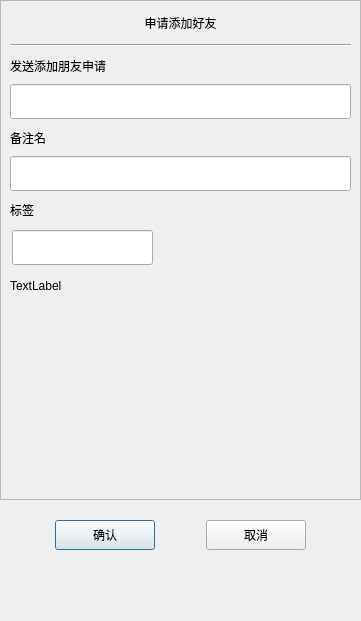
<?xml version="1.0" encoding="UTF-8"?>
<ui version="4.0">
 <class>ApplyFriend</class>
 <widget class="QDialog" name="ApplyFriend">
  <property name="geometry">
   <rect>
    <x>0</x>
    <y>0</y>
    <width>361</width>
    <height>621</height>
   </rect>
  </property>
  <property name="minimumSize">
   <size>
    <width>361</width>
    <height>621</height>
   </size>
  </property>
  <property name="maximumSize">
   <size>
    <width>361</width>
    <height>621</height>
   </size>
  </property>
  <property name="windowTitle">
   <string>Dialog</string>
  </property>
  <layout class="QVBoxLayout" name="verticalLayout">
   <property name="spacing">
    <number>0</number>
   </property>
   <property name="leftMargin">
    <number>0</number>
   </property>
   <property name="topMargin">
    <number>0</number>
   </property>
   <property name="rightMargin">
    <number>0</number>
   </property>
   <property name="bottomMargin">
    <number>0</number>
   </property>
   <item>
    <widget class="QScrollArea" name="scrollArea">
     <property name="minimumSize">
      <size>
       <width>0</width>
       <height>500</height>
      </size>
     </property>
     <property name="widgetResizable">
      <bool>true</bool>
     </property>
     <widget class="QWidget" name="scrollcontent">
      <property name="geometry">
       <rect>
        <x>0</x>
        <y>0</y>
        <width>359</width>
        <height>498</height>
       </rect>
      </property>
      <layout class="QVBoxLayout" name="verticalLayout_6">
       <property name="spacing">
        <number>0</number>
       </property>
       <property name="leftMargin">
        <number>0</number>
       </property>
       <property name="rightMargin">
        <number>0</number>
       </property>
       <item>
        <widget class="QLabel" name="apply_lb">
         <property name="minimumSize">
          <size>
           <width>0</width>
           <height>25</height>
          </size>
         </property>
         <property name="maximumSize">
          <size>
           <width>16777215</width>
           <height>25</height>
          </size>
         </property>
         <property name="text">
          <string>申请添加好友</string>
         </property>
         <property name="alignment">
          <set>Qt::AlignmentFlag::AlignCenter</set>
         </property>
        </widget>
       </item>
       <item>
        <widget class="QWidget" name="apply_wid" native="true">
         <layout class="QVBoxLayout" name="verticalLayout_2">
          <item>
           <widget class="Line" name="h_line">
            <property name="orientation">
             <enum>Qt::Orientation::Horizontal</enum>
            </property>
           </widget>
          </item>
          <item>
           <widget class="QLabel" name="label">
            <property name="minimumSize">
             <size>
              <width>0</width>
              <height>25</height>
             </size>
            </property>
            <property name="maximumSize">
             <size>
              <width>16777215</width>
              <height>25</height>
             </size>
            </property>
            <property name="text">
             <string>发送添加朋友申请</string>
            </property>
           </widget>
          </item>
          <item>
           <widget class="CustomizeEdit" name="name_ed">
            <property name="minimumSize">
             <size>
              <width>0</width>
              <height>35</height>
             </size>
            </property>
            <property name="maximumSize">
             <size>
              <width>16777215</width>
              <height>35</height>
             </size>
            </property>
           </widget>
          </item>
          <item>
           <widget class="QLabel" name="label_2">
            <property name="minimumSize">
             <size>
              <width>0</width>
              <height>25</height>
             </size>
            </property>
            <property name="maximumSize">
             <size>
              <width>16777215</width>
              <height>25</height>
             </size>
            </property>
            <property name="text">
             <string>备注名</string>
            </property>
           </widget>
          </item>
          <item>
           <widget class="CustomizeEdit" name="back_ed">
            <property name="minimumSize">
             <size>
              <width>0</width>
              <height>35</height>
             </size>
            </property>
            <property name="maximumSize">
             <size>
              <width>16777215</width>
              <height>35</height>
             </size>
            </property>
           </widget>
          </item>
          <item>
           <widget class="QLabel" name="label_3">
            <property name="minimumSize">
             <size>
              <width>0</width>
              <height>25</height>
             </size>
            </property>
            <property name="maximumSize">
             <size>
              <width>16777215</width>
              <height>25</height>
             </size>
            </property>
            <property name="text">
             <string>标签</string>
            </property>
           </widget>
          </item>
          <item>
           <widget class="QWidget" name="lb_group_wid" native="true">
            <property name="minimumSize">
             <size>
              <width>0</width>
              <height>50</height>
             </size>
            </property>
            <layout class="QVBoxLayout" name="verticalLayout_4">
             <property name="spacing">
              <number>0</number>
             </property>
             <property name="leftMargin">
              <number>0</number>
             </property>
             <property name="topMargin">
              <number>0</number>
             </property>
             <property name="rightMargin">
              <number>0</number>
             </property>
             <property name="bottomMargin">
              <number>0</number>
             </property>
             <item>
              <widget class="QWidget" name="gridWidget" native="true">
               <property name="minimumSize">
                <size>
                 <width>0</width>
                 <height>40</height>
                </size>
               </property>
               <property name="maximumSize">
                <size>
                 <width>16777215</width>
                 <height>40</height>
                </size>
               </property>
               <widget class="CustomizeEdit" name="lb_ed">
                <property name="geometry">
                 <rect>
                  <x>2</x>
                  <y>2</y>
                  <width>141</width>
                  <height>35</height>
                 </rect>
                </property>
                <property name="maximumSize">
                 <size>
                  <width>16777215</width>
                  <height>35</height>
                 </size>
                </property>
               </widget>
              </widget>
             </item>
             <item>
              <widget class="QWidget" name="input_tip_wid" native="true">
               <property name="minimumSize">
                <size>
                 <width>0</width>
                 <height>35</height>
                </size>
               </property>
               <layout class="QVBoxLayout" name="verticalLayout_5">
                <property name="spacing">
                 <number>0</number>
                </property>
                <property name="leftMargin">
                 <number>0</number>
                </property>
                <property name="topMargin">
                 <number>0</number>
                </property>
                <property name="rightMargin">
                 <number>0</number>
                </property>
                <property name="bottomMargin">
                 <number>0</number>
                </property>
                <item>
                 <widget class="ClickedOnceLabel" name="tip_lb">
                  <property name="text">
                   <string>TextLabel</string>
                  </property>
                  <property name="alignment">
                   <set>Qt::AlignmentFlag::AlignLeading|Qt::AlignmentFlag::AlignLeft|Qt::AlignmentFlag::AlignVCenter</set>
                  </property>
                 </widget>
                </item>
               </layout>
              </widget>
             </item>
            </layout>
           </widget>
          </item>
          <item>
           <widget class="QWidget" name="widget" native="true">
            <property name="minimumSize">
             <size>
              <width>0</width>
              <height>60</height>
             </size>
            </property>
            <property name="maximumSize">
             <size>
              <width>16777215</width>
              <height>16777215</height>
             </size>
            </property>
            <layout class="QHBoxLayout" name="horizontalLayout">
             <property name="leftMargin">
              <number>0</number>
             </property>
             <property name="topMargin">
              <number>0</number>
             </property>
             <property name="rightMargin">
              <number>0</number>
             </property>
             <property name="bottomMargin">
              <number>0</number>
             </property>
             <item>
              <widget class="QWidget" name="lb_list" native="true">
               <property name="minimumSize">
                <size>
                 <width>287</width>
                 <height>50</height>
                </size>
               </property>
               <property name="maximumSize">
                <size>
                 <width>287</width>
                 <height>16777215</height>
                </size>
               </property>
              </widget>
             </item>
             <item>
              <widget class="QWidget" name="more_lb_wid" native="true">
               <property name="minimumSize">
                <size>
                 <width>30</width>
                 <height>0</height>
                </size>
               </property>
               <property name="maximumSize">
                <size>
                 <width>30</width>
                 <height>16777215</height>
                </size>
               </property>
               <layout class="QVBoxLayout" name="verticalLayout_3">
                <property name="leftMargin">
                 <number>2</number>
                </property>
                <property name="topMargin">
                 <number>2</number>
                </property>
                <property name="rightMargin">
                 <number>2</number>
                </property>
                <property name="bottomMargin">
                 <number>2</number>
                </property>
                <item>
                 <spacer name="verticalSpacer_2">
                  <property name="orientation">
                   <enum>Qt::Orientation::Vertical</enum>
                  </property>
                  <property name="sizeHint" stdset="0">
                   <size>
                    <width>20</width>
                    <height>40</height>
                   </size>
                  </property>
                 </spacer>
                </item>
                <item>
                 <widget class="ClickedOnceLabel" name="more_lb">
                  <property name="minimumSize">
                   <size>
                    <width>25</width>
                    <height>25</height>
                   </size>
                  </property>
                  <property name="maximumSize">
                   <size>
                    <width>25</width>
                    <height>25</height>
                   </size>
                  </property>
                  <property name="text">
                   <string/>
                  </property>
                 </widget>
                </item>
                <item>
                 <spacer name="verticalSpacer_4">
                  <property name="orientation">
                   <enum>Qt::Orientation::Vertical</enum>
                  </property>
                  <property name="sizeType">
                   <enum>QSizePolicy::Policy::Fixed</enum>
                  </property>
                  <property name="sizeHint" stdset="0">
                   <size>
                    <width>20</width>
                    <height>60</height>
                   </size>
                  </property>
                 </spacer>
                </item>
               </layout>
              </widget>
             </item>
            </layout>
           </widget>
          </item>
         </layout>
        </widget>
       </item>
      </layout>
     </widget>
    </widget>
   </item>
   <item>
    <spacer name="verticalSpacer_3">
     <property name="orientation">
      <enum>Qt::Orientation::Vertical</enum>
     </property>
     <property name="sizeType">
      <enum>QSizePolicy::Policy::Fixed</enum>
     </property>
     <property name="sizeHint" stdset="0">
      <size>
       <width>20</width>
       <height>10</height>
      </size>
     </property>
    </spacer>
   </item>
   <item>
    <widget class="QWidget" name="apply_sure_wid" native="true">
     <property name="minimumSize">
      <size>
       <width>0</width>
       <height>50</height>
      </size>
     </property>
     <layout class="QHBoxLayout" name="horizontalLayout_2">
      <item>
       <spacer name="horizontalSpacer">
        <property name="orientation">
         <enum>Qt::Orientation::Horizontal</enum>
        </property>
        <property name="sizeHint" stdset="0">
         <size>
          <width>39</width>
          <height>20</height>
         </size>
        </property>
       </spacer>
      </item>
      <item>
       <widget class="QPushButton" name="sure_btn">
        <property name="minimumSize">
         <size>
          <width>100</width>
          <height>30</height>
         </size>
        </property>
        <property name="maximumSize">
         <size>
          <width>100</width>
          <height>30</height>
         </size>
        </property>
        <property name="text">
         <string>确认</string>
        </property>
       </widget>
      </item>
      <item>
       <spacer name="horizontalSpacer_3">
        <property name="orientation">
         <enum>Qt::Orientation::Horizontal</enum>
        </property>
        <property name="sizeHint" stdset="0">
         <size>
          <width>40</width>
          <height>20</height>
         </size>
        </property>
       </spacer>
      </item>
      <item>
       <widget class="QPushButton" name="cancel_btn">
        <property name="minimumSize">
         <size>
          <width>100</width>
          <height>30</height>
         </size>
        </property>
        <property name="text">
         <string>取消</string>
        </property>
       </widget>
      </item>
      <item>
       <spacer name="horizontalSpacer_2">
        <property name="orientation">
         <enum>Qt::Orientation::Horizontal</enum>
        </property>
        <property name="sizeHint" stdset="0">
         <size>
          <width>40</width>
          <height>20</height>
         </size>
        </property>
       </spacer>
      </item>
     </layout>
    </widget>
   </item>
   <item>
    <spacer name="verticalSpacer">
     <property name="orientation">
      <enum>Qt::Orientation::Vertical</enum>
     </property>
     <property name="sizeHint" stdset="0">
      <size>
       <width>20</width>
       <height>40</height>
      </size>
     </property>
    </spacer>
   </item>
  </layout>
 </widget>
 <customwidgets>
  <customwidget>
   <class>CustomizeEdit</class>
   <extends>QLineEdit</extends>
   <header>customizeedit.h</header>
  </customwidget>
  <customwidget>
   <class>ClickedOnceLabel</class>
   <extends>QLabel</extends>
   <header>clickedoncelabel.h</header>
  </customwidget>
 </customwidgets>
 <resources/>
 <connections/>
</ui>
